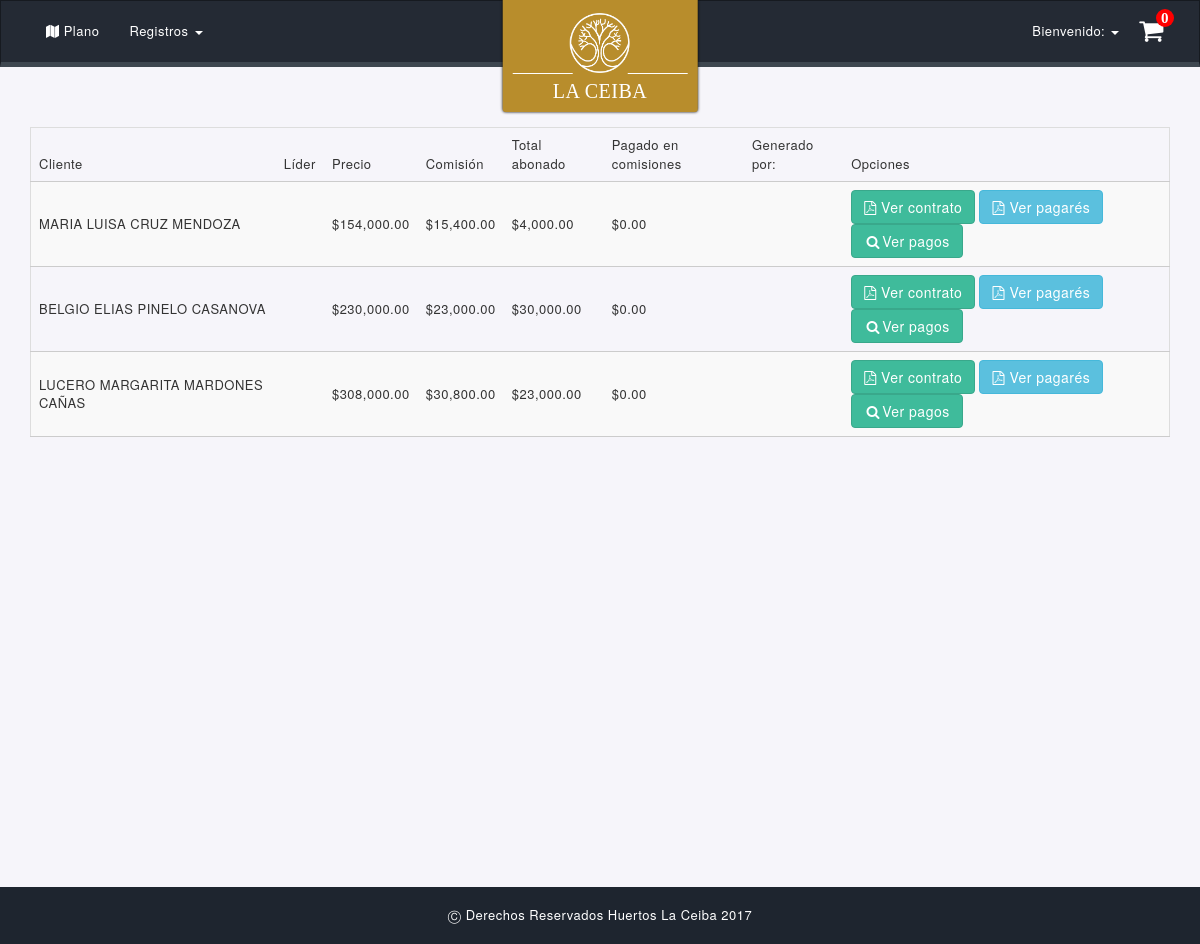
The app's page /index.php/venta/historial_de_ventas with its own data.
### tables this page shows
CREATE TABLE IF NOT EXISTS `ventas` (
  `id_venta` INT UNSIGNED NOT NULL AUTO_INCREMENT,
  `id_usuario` INT UNSIGNED NOT NULL,
  `id_cliente` INT UNSIGNED NOT NULL COMMENT 'Quien generó el contrato en el sistema',
  `id_lider` INT UNSIGNED NOT NULL,
  `contrato_html` TEXT NOT NULL,
  `version` TINYINT UNSIGNED NOT NULL DEFAULT 2,
  `estado` TINYINT(1) NOT NULL,
  `testigo_1` VARCHAR(45) NOT NULL,
  `testigo_2` VARCHAR(45) NOT NULL,
  `precio` DOUBLE(10,2) NOT NULL,
  `enganche` DOUBLE(10,2) NOT NULL,
  `abono` DOUBLE(10,2) NOT NULL,
  `porcentaje_comision` DOUBLE(5,2) UNSIGNED NOT NULL,
  `comision` DOUBLE(10,2) UNSIGNED NOT NULL,
  `porcentaje_penalizacion` DOUBLE(5,2) UNSIGNED NOT NULL,
  `retrasos_permitidos` INT UNSIGNED NOT NULL COMMENT 'Son meses al parecer.\n',
  `created_at` TIMESTAMP NULL,
  `updated_at` TIMESTAMP NULL,
  PRIMARY KEY (`id_venta`),
  INDEX `FK_ventas_users_idx` (`id_cliente` ASC),
  INDEX `FK_ventas_users_idx1` (`id_lider` ASC),
  INDEX `FK_ventas_users_usuario_idx` (`id_usuario` ASC),
  CONSTRAINT `FK_ventas_users_cliente`
    FOREIGN KEY (`id_cliente`)
    REFERENCES `users` (`id`)
    ON DELETE CASCADE
    ON UPDATE NO ACTION,
  CONSTRAINT `FK_ventas_users_lider`
    FOREIGN KEY (`id_lider`)
    REFERENCES `users` (`id`)
    ON DELETE CASCADE
    ON UPDATE NO ACTION,
  CONSTRAINT `FK_ventas_users_usuario`
    FOREIGN KEY (`id_usuario`)
    REFERENCES `users` (`id`)
    ON DELETE CASCADE
    ON UPDATE NO ACTION);

### application/views/templates/template.php (called while the page is built)
<?php
    $this->load->view('./templates/header');
    $this->load->view("./{$body}");
    $this->load->view('./templates/footer');

### application/controllers/Venta.php (called while the page is built, shortened)
<?php
class Venta extends CI_Controller
{
    function __construct()
    {
        $this->load->model('Contrato_model');
        $this->load->model('Opciones_ingreso_model');
        $this->load->model('Manzana_model');
        $this->load->model('Huerto_model');
        $this->load->model('Venta_model');
        $this->load->model('Historial_model');
        $this->load->model('HuertosVentas_model');
    }
    public function historial_de_ventas()
    {
        $data['title'] = "Historial de ventas";
        $data['body'] = "historial_ventas";
        $data['ventas'] = $this->Venta_model->select("ventas.id_venta,
                                                      ventas.version,
                                                      ventas.precio,
                                                      ventas.porcentaje_comision,
                                                      SUM(historial.pago) AS pagado,
                                                      SUM(historial.comision) AS comisionado,
                                                      CONCAT(cliente.first_name,' ',cliente.last_name) AS nombre_cliente,
                                                      CONCAT(lider.first_name,' ',lider.last_name) AS nombre_lider,
                                                      CONCAT(user.first_name,' ',user.last_name) AS nombre_user")
                                            ->join('historial', 'ventas.id_venta = historial.id_venta', 'left')
                                            ->join('users as cliente', 'ventas.id_cliente = cliente.id', 'left')
                                            ->join('users as lider', 'ventas.id_lider = lider.id', 'left')
                                            ->join('users as user', 'ventas.id_usuario = user.id', 'left')
                                            ->group_by('id_venta')
                                            ->get();
        $this->load->view('templates/template', $data);
    }
}

### index.php (called while the page is built, shortened)
<?php
require_once BASEPATH.'core/CodeIgniter.php';

### application/models/Venta_model.php (called while the page is built, shortened)
<?php
class Venta_model extends CI_Model {
    private $table = "ventas";
    public function get($condicion = array()){
        $this->db->from($this->table);
        $query = $this->db->get();
        return $query->result();
    }
    public function select($select){
        $this->db->select($select);
        return $this;
    }
    public function join($table_join,$condicion,$type='left'){
        $this->db->join($table_join,$condicion,$type);
        return $this;
    }
    public function group_by($group){
        $this->db->group_by($group);
        return $this;
    }
}

### application/views/historial_ventas.php (the view)
<main class="wrap-main">
	<div class="container-fluid container">
		<div class="row">
            <div class="col-xs-12">
                <table id="historial-ventas-table" class="table table-striped table-bordered nowrap" cellspacing="0" width="100%">
                    <thead>
                        <tr>
                            <th class="all">Cliente</th>
                            <th>Líder</th>
                            <th>Precio</th>
                            <th>Comisión</th>
                            <th>Total abonado</th>
                            <th>Pagado en comisiones</th>
                            <th>Generado por:</th>
                            <th class="all">Opciones</th>
                        </tr>
                    </thead>
                    <tbody>
                        <?php foreach($ventas as $venta):?>
                        <tr>
                            <td><?= $venta->nombre_cliente; ?></td>
                            <td><?= $venta->nombre_lider; ?></td>
                            <td>$<?= number_format($venta->precio,2); ?></td>
                            <td>$<?= number_format($venta->precio * ($venta->porcentaje_comision/100),2); ?></td>
                            <td>$<?= number_format($venta->pagado,2); ?></td>
                            <td>$<?= number_format($venta->comisionado,2); ?></td>
                            <td><?= $venta->nombre_user?></td>
                            <td>
                                <a href="<?= base_url(); ?>reportes/contrato/<?= $venta->id_venta; ?>" class="btn btn-success" target="_blank"><i class="fa fa-file-pdf-o" aria-hidden="true"></i> Ver contrato</a>
                                <a href="<?= base_url(); ?>reportes/<?= ($venta->version == 2) ? 'pagares' : 'recibos'?>/<?= $venta->id_venta; ?>" class="btn btn-info" target="_blank"><i class="fa fa-file-pdf-o" aria-hidden="true"></i> <?= ($venta->version == 2) ? 'Ver pagarés' : 'Ver recibos'?></a>
                                <a href="<?= base_url() ?>registros/pagos/<?= $venta->id_venta; ?>" target="_blank" class="btn btn-success" ><i class="fa fa-fw fa-search"></i>Ver pagos</a>
                            </td>
                        </tr>
                        <?php endforeach;?>
                    </tbody>
                </table>
            </div>
        </div>
    </div>
</main>

### application/views/templates/header.php (shortened to what this page needs)
<!DOCTYPE html>
<html lang="es-MX">
    <head>
		<link rel="stylesheet" href="https://maxcdn.bootstrapcdn.com/font-awesome/4.7.0/css/font-awesome.min.css">
		<link rel="stylesheet" href="<?= base_url() ?>assets/css/jquery.dataTables.css">
		<link rel="stylesheet" type="text/css" href="https://cdn.datatables.net/responsive/2.1.0/css/responsive.dataTables.min.css"/>
		<link rel="stylesheet" href="https://cdnjs.cloudflare.com/ajax/libs/sweetalert/1.1.3/sweetalert.min.css">
		<link rel="stylesheet" href="http://code.jquery.com/ui/1.12.0/themes/smoothness/jquery-ui.css"/>
        <link rel="stylesheet" type="text/css" href="<?= base_url() ?>assets/css/mapplic.css">
		<link rel="stylesheet" href="<?= base_url() ?>assets/css/estilos.css?v=<?= date("Y-m-dH:i:s") ?>">
    </head>
    <body>
    <header>
		<nav class="navbar navbar-default">
		  	<div class="container-fluid">
				<div class="navbar-header">
				  	<a href="<?= base_url() ?>" class="brand-ceiba">
				  		<figure>
				  			<img src="<?= base_url() ?>assets/img/logos/logo_blanco.png" alt="La ceiba">
				  			<figcaption>La Ceiba</figcaption>
				  		</figure>
				  	</a>
				  	<div class="shopCart" id="shopCartSale">
						<span class="fa fa-shopping-cart fa-2x" id="shopCartSaleCount" data-venta="<?= $this->cart->total_items() ?>"></span>
					</div>
				</div>
				<div class="collapse navbar-collapse" id="bs-example-navbar-collapse-1">
					<?php $this->load->view('./templates/menu/registros'); ?>
				  	<?php $this->load->view('./templates/menu/perfil'); ?>
				</div>
			</div>
		</nav>
	</header>

### application/views/templates/menu/registros.php (shortened to what this page needs)
<ul class="nav navbar-nav">
    <li><a href="<?= base_url() ?>"><span class="fa fa-map"></span> Plano</a></li>
    <li class="dropdown">
        <a href="#" class="dropdown-toggle" data-toggle="dropdown" role="button" aria-haspopup="true" aria-expanded="false">Registros <span class="caret"></span></a>
    </li>
</ul>

### application/views/templates/menu/perfil.php (shortened to what this page needs)
<ul class="nav navbar-nav navbar-right">
    <li class="dropdown">
        <a href="#" class="dropdown-toggle" data-toggle="dropdown" role="button" aria-haspopup="true" aria-expanded="false">Bienvenido: <?= $this->session->userdata('first_name') ?> <span class="caret"></span></a>
    </li>
</ul>

### application/views/templates/footer.php (shortened to what this page needs)
	<footer>
		<div class="container-fluid container">
			<div class="row">
				<div class="col-xs-12">
					<p>&#x24B8; Derechos Reservados Huertos La Ceiba 2017</p>
				</div>
			</div>
		</div>
	</footer>
	</body>
</html>

### records on screen
ventas: nombre_cliente "MARIA LUISA CRUZ MENDOZA", precio "154,000.00", $venta->precio * ($venta->porcentaje_comision/100) "15,400.00", pagado "4,000.00", comisionado "0.00", version "Ver pagarés"
ventas: nombre_cliente "BELGIO ELIAS PINELO CASANOVA", precio "230,000.00", $venta->precio * ($venta->porcentaje_comision/100) "23,000.00", pagado "30,000.00", comisionado "0.00", version "Ver pagarés"
ventas: nombre_cliente "LUCERO MARGARITA MARDONES CAÑAS", precio "308,000.00", $venta->precio * ($venta->porcentaje_comision/100) "30,800.00", pagado "23,000.00", comisionado "0.00", version "Ver pagarés"
